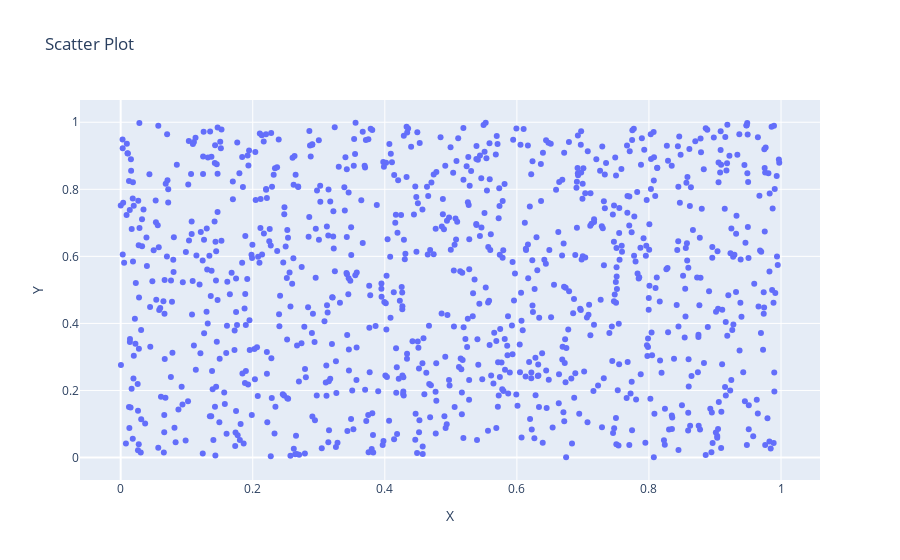

Notebook cell for this chart:
### Code cell
# 1. Write a program to draw a scatter plot for random 1000 x and y coordinates

np.random.seed(1)
x=np.random.rand(1000)
y=np.random.rand(1000)

df = pd.DataFrame({"X": x, "Y": y})
fig=px.scatter(df,x="X",y="Y",title="Scatter Plot")
fig.show()

### Figure 1 — Plotly figure (JSON) as saved in the notebook; plotly's stock layout.template omitted (floating-point values rounded to 4 significant figures; data arrays with more than 128 entries replaced by an {"elided": "..."} marker saying what was removed)
{"data": [{"hovertemplate": "X=%{x}<br>Y=%{y}<extra></extra>", "legendgroup": "", "marker": {"color": "#636efa", "symbol": "circle"}, "mode": "markers", "name": "", "orientation": "v", "showlegend": false, "type": "scatter", "x": {"elided": "1000 float values"}, "xaxis": "x", "y": {"elided": "1000 float values"}, "yaxis": "y"}], "layout": {"legend": {"tracegroupgap": 0}, "title": {"text": "Scatter Plot"}, "xaxis": {"anchor": "y", "domain": [0, 1], "title": {"text": "X"}}, "yaxis": {"anchor": "x", "domain": [0, 1], "title": {"text": "Y"}}}}
